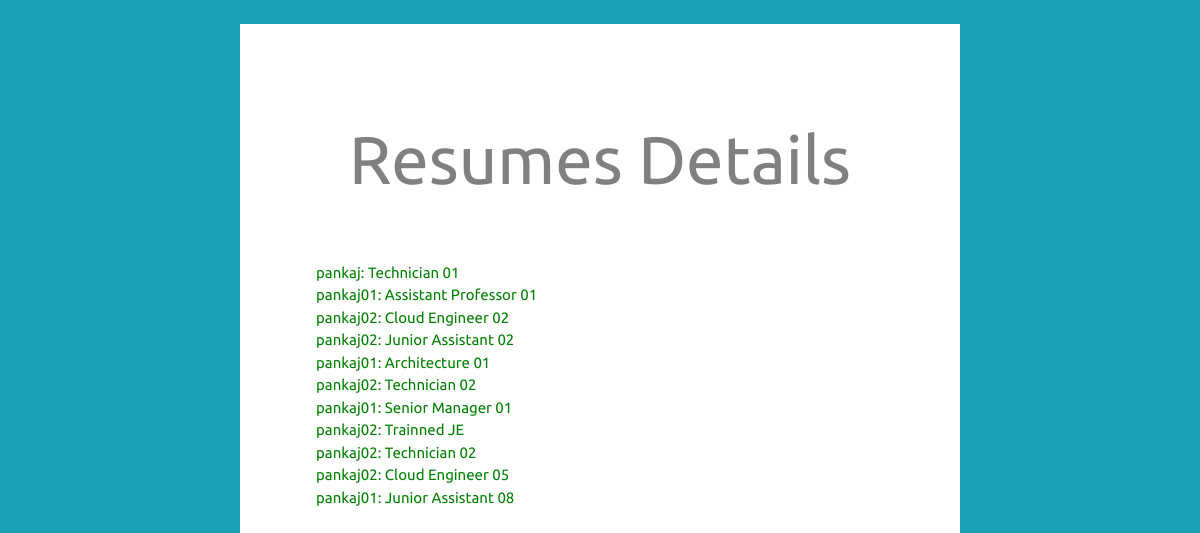
Screenshot of /resumes with the database file from the repository.
### resume/models.py (models this page shows)
class Resume(models.Model):
    description = models.CharField(max_length=1024)
    author = models.ForeignKey(User, on_delete=models.CASCADE)

### resume/views.py (the view)
# urls.py: path('resumes', resume_page, name='resumes'),
def resume_page(request):
    return render(request, 'resume/resume_page.html', context={'resumes': Resume.objects.all()})

### templates/resume/resume_page.html (shortened to what this page needs)
{% load static %}
<!DOCTYPE html>
<html lang="en">
  <head>
    <link rel="stylesheet" href="{% static '/base.css' %}">
  </head>
  <body>
      <h2>Resumes Details</h2>
      <ul>
    {% for resume in resumes %}
        <div>{{ resume.author }}: {{ resume.description }}</div>
    {% endfor %}
  </ul>
  </body>
</html>

### static/vacancy/base.css (style rules this page uses)
html { background: #17a2b8; }
body { margin: 2% 20%; padding: 3%; background: #ffffff; line-height: 1.5; font-family: Ubuntu, sans-serif; }
h2 { text-align: center; font-size: 4.2rem; line-height: 1.3; font-weight: 400; color: grey; height: 90px; }

### templates/resume/resume_page.html (style rules this page uses)
html { background: #17a2b8; }
body { margin: 2% 20%; padding: 3%; background: #ffffff; line-height: 1.5; font-family: Ubuntu, sans-serif; }
h2 { text-align: center; font-size: 4.2rem; line-height: 1.3; font-weight: 400; color: grey; height: 90px; }
div { color: green; font-size: 15px; }

### rows the page displays
Resume: author "pankaj", description "Technician 01"
Resume: author "pankaj01", description "Assistant Professor 01"
Resume: author "pankaj02", description "Cloud Engineer 02"
Resume: author "pankaj02", description "Junior Assistant 02"
Resume: author "pankaj01", description "Architecture 01"
Resume: author "pankaj02", description "Technician 02"
Resume: author "pankaj01", description "Senior Manager 01"
Resume: author "pankaj02", description "Trainned JE"
Resume: author "pankaj02", description "Technician 02"
Resume: author "pankaj02", description "Cloud Engineer 05"
Resume: author "pankaj01", description "Junior Assistant 08"
